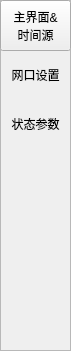
  <widget class="QFrame" name="frame">
   <property name="geometry">
    <rect>
     <x>0</x>
     <y>0</y>
     <width>71</width>
     <height>351</height>
    </rect>
   </property>
   <property name="frameShape">
    <enum>QFrame::StyledPanel</enum>
   </property>
   <property name="frameShadow">
    <enum>QFrame::Raised</enum>
   </property>
   <widget class="QPushButton" name="pushButton_4">
    <property name="geometry">
     <rect>
      <x>0</x>
      <y>0</y>
      <width>71</width>
      <height>51</height>
     </rect>
    </property>
    <property name="text">
     <string>主界面&amp;&amp;
时间源</string>
    </property>
    <property name="flat">
     <bool>false</bool>
    </property>
   </widget>
   <widget class="QPushButton" name="pushButton_5">
    <property name="geometry">
     <rect>
      <x>0</x>
      <y>49</y>
      <width>71</width>
      <height>51</height>
     </rect>
    </property>
    <property name="text">
     <string>网口设置</string>
    </property>
    <property name="flat">
     <bool>true</bool>
    </property>
   </widget>
   <widget class="QPushButton" name="pushButton_15">
    <property name="geometry">
     <rect>
      <x>0</x>
      <y>98</y>
      <width>71</width>
      <height>51</height>
     </rect>
    </property>
    <property name="acceptDrops">
     <bool>false</bool>
    </property>
    <property name="autoFillBackground">
     <bool>false</bool>
    </property>
    <property name="text">
     <string>状态参数</string>
    </property>
    <property name="checkable">
     <bool>false</bool>
    </property>
    <property name="autoExclusive">
     <bool>false</bool>
    </property>
    <property name="default">
     <bool>false</bool>
    </property>
    <property name="flat">
     <bool>true</bool>
    </property>
   </widget>
  </widget>
